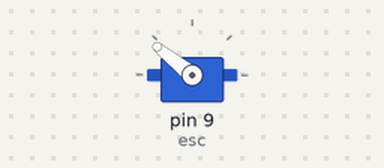
The sketch below on a simulated Arduino Uno, built with avr-gcc and run on an emulated ATmega328P. Parts: servo.

Above: at 2.1 s.
At 4.1 s:
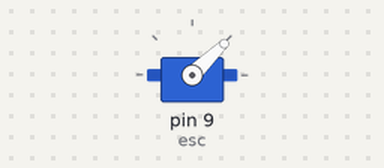
At 7.1 s:
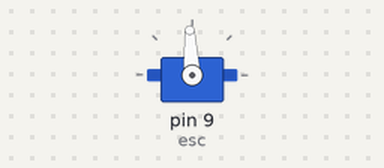
Timing chart, 0 to 8.6 s (numbered marks = the images above):
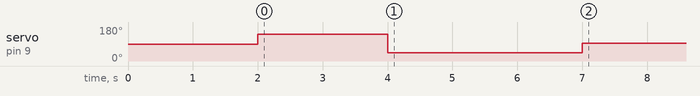

Measured:
- by itself, servo on pin 9 (esc): 90° → 141° at 2.0 s, → 44° 2.0 s later, → 93° 3.0 s later

The sketch:

Calibracion_driver.ino
```cpp
#include <Servo.h>
Servo esc;

void setup() {
  esc.attach(9);  // Conectar el cable de señal (blanco) al pin 9
  delay(2000);    // Espera inicial

  // Secuencia de calibración:
  esc.writeMicroseconds(2000);  // Envía pulso máximo (2000µs)
  delay(2000);                  // Espera 5 segundos (ESC emitirá sonidos)
  esc.writeMicroseconds(1000);  // Envía pulso mínimo (1000µs)
  delay(3000);                  // Espera 5 segundos (ESC confirmará con pitidos)
  esc.writeMicroseconds(1500);  // Neutral (motor detenido)
}

void loop() {
  // No es necesario agregar nada aquí.
}
```
